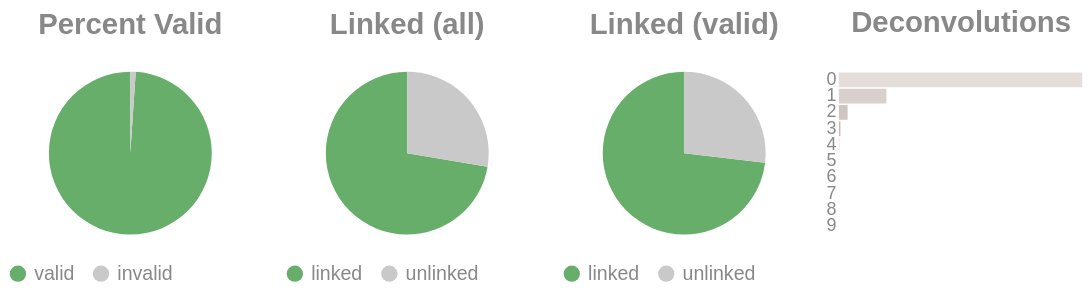

Here is the notebook cell this chart was saved with:
### Code cell
if SKIPLR:
    pass
else:
    clash = Counter()
    for i in valids['molecule'].to_list():
        _mol = i.split("-")
        if len(_mol) == 1:
            clash.update('0')
        else:
            clash.update(_mol[-1])

    _d = {"deconvolutions": [], 'count': []}
    for k,v in clash.items():
        _d['deconvolutions'].append(k)
        _d['count'].append(v)

    tot_valid = valids['reads'].sum()
    mask = valids['reads'] >= 2
    n_linked_reads = valids.filter(mask)['reads'].sum()
    if n_linked_reads == 0:
        print_html("No linked molecules (>=2 reads) were detected; skipping linked-only distributions.")
        SKIPLR = True
    else:
        perc_valid = round(tot_valid / n_reads, 4)
        linked_perc_abs = round(n_linked_reads / n_reads, 4)
        linked_perc = round(n_linked_reads / tot_valid, 4)

    _valid = pl.DataFrame({"valids": ['valid', 'invalid'], "count": [tot_valid, n_reads - tot_valid]})
    _linked_abs = pl.DataFrame({"linked (absolute)": ['linked', 'unlinked'], "count": [n_linked_reads, n_reads - n_linked_reads]})
    _linked_rel = pl.DataFrame({"linked (valids)": ['linked', 'unlinked'], "count": [n_linked_reads, tot_valid - n_linked_reads]})

    (
        alt.hconcat(
            piechart(_valid, goodval = 'valid', title = "Percent Valid"),
            piechart(_linked_abs, goodval = "linked", title =  "Linked (all)"),
            piechart(_linked_rel, goodval = "linked", title =  "Linked (valid)"),
            convolutionbar(pl.DataFrame(_d), title = "Deconvolutions"),
            center = True,
            bounds = 'flush'
        )
        .resolve_scale(color='independent')
        .resolve_legend('independent')
        .properties(usermeta={'embedOptions': {"actions": False}})
    ).display()

### Figure 1 — Vega-Lite specification as saved in the notebook (floating-point values rounded to 4 significant figures)
{"width": "container", "height": 400, "config": {"title": {"anchor": "start", "dy": -15, "fontSize": 18, "color": "#888888", "subtitleColor": "#888888", "subtitleFontSize": 14}, "arc": {"fill": "#0072B2"}, "axis": {"domainColor": "#888888", "domainWidth": 0.5, "gridWidth": 0.2, "grid": false, "titleFontWeight": 400, "titleFontSize": 15, "labelFontSize": 11, "labelColor": "#888888", "tickColor": "#888888", "tickWidth": 0.2, "titleColor": "#888888"}, "axisBand": {"grid": false}, "axisX": {"grid": true, "tickSize": 10, "domainCap": "round"}, "axisY": {"domain": false, "grid": true, "tickSize": 0, "domainCap": "round"}, "background": "transparent", "header": {"labelFontSize": 15, "labelColor": "#888888", "titleFontSize": 15, "titleFontWeight": 600, "titleColor": "#888888"}, "legend": {"labelFont": "sans-serif", "labelFontSize": 12, "labelColor": "#888888", "symbolSize": 100, "symbolType": "circle", "titleFontSize": 12, "titlePadding": 10, "titleColor": "#888888", "title": null}, "range": {"category": ["#E69F00", "#56B4E9", "#009E73", "#F0E442", "#0072B2", "#D55E00", "#CC79A7", "#000000"], "diverging": ["#cfe8f3", "#a2d4ec", "#73bfe2", "#46abdb", "#1696d2", "#12719e"]}, "area": {"fill": "#0072B2", "fillOpacity": 0.7, "line": true, "strokeOpacity": 0.7}, "line": {"color": "#0072B2", "stroke": "#0072B2", "strokeWidth": 2}, "trail": {"color": "#0072B2", "stroke": "#0072B2", "strokeWidth": 0, "size": 1}, "point": {"filled": true, "fillOpacity": 1.0, "size": 95}, "text": {"color": "#888888", "fontSize": 11, "align": "right", "fontWeight": 400, "size": 11}, "bar": {"fill": "#0072B2", "stroke": null}, "view": {"stroke": null, "continuousWidth": 660, "continuousHeight": 400}}, "hconcat": [{"data": {"name": "data-9c7bd2b97660702e9145c3d5da005136"}, "mark": {"type": "arc"}, "encoding": {"color": {"field": "valids", "legend": {"orient": "bottom", "title": null}, "scale": {"domain": ["valid", "invalid"], "range": ["#68ae6b", "#C9C9C9"]}, "title": "Valids", "type": "nominal"}, "theta": {"field": "count", "type": "quantitative"}, "tooltip": [{"field": "valids", "title": "Valids", "type": "ordinal"}, {"field": "percent", "format": ".2%", "title": "Percent", "type": "quantitative"}, {"field": "count", "title": "Count", "type": "quantitative"}]}, "height": 100, "title": {"text": "Percent Valid", "align": "center", "anchor": "middle"}, "transform": [{"calculate": "datum.count / 2415279", "as": "percent"}], "width": 150}, {"data": {"name": "data-4e457f6325c50052f8d76bc57568dc6c"}, "mark": {"type": "arc"}, "encoding": {"color": {"field": "linked (absolute)", "legend": {"orient": "bottom", "title": null}, "scale": {"domain": ["linked", "unlinked"], "range": ["#68ae6b", "#C9C9C9"]}, "title": "Linked (Absolute)", "type": "nominal"}, "theta": {"field": "count", "type": "quantitative"}, "tooltip": [{"field": "linked (absolute)", "title": "Linked (Absolute)", "type": "ordinal"}, {"field": "percent", "format": ".2%", "title": "Percent", "type": "quantitative"}, {"field": "count", "title": "Count", "type": "quantitative"}]}, "height": 100, "title": {"text": "Linked (all)", "align": "center", "anchor": "middle"}, "transform": [{"calculate": "datum.count / 2415279", "as": "percent"}], "width": 150}, {"data": {"name": "data-613da55e9c69994e3881852d21427521"}, "mark": {"type": "arc"}, "encoding": {"color": {"field": "linked (valids)", "legend": {"orient": "bottom", "title": null}, "scale": {"domain": ["linked", "unlinked"], "range": ["#68ae6b", "#C9C9C9"]}, "title": "Linked (Valids)", "type": "nominal"}, "theta": {"field": "count", "type": "quantitative"}, "tooltip": [{"field": "linked (valids)", "title": "Linked (Valids)", "type": "ordinal"}, {"field": "percent", "format": ".2%", "title": "Percent", "type": "quantitative"}, {"field": "count", "title": "Count", "type": "quantitative"}]}, "height": 100, "title": {"text": "Linked (valid)", "align": "center", "anchor": "middle"}, "transform": [{"calculate": "datum.count / 2389644", "as": "percent"}], "width": 150}, {"data": {"name": "data-561c4a81d7f3da7210bc52f5510ea116"}, "mark": {"type": "bar"}, "encoding": {"color": {"field": "deconvolutions", "legend": null, "scale": {"scheme": "lightgreyred"}, "type": "nominal"}, "tooltip": [{"field": "deconvolutions", "title": "Deconvolutions", "type": "ordinal"}, {"field": "percent", "format": ".2%", "title": "Percent", "type": "quantitative"}, {"field": "count", "title": "Count", "type": "quantitative"}], "x": {"axis": null, "field": "count", "type": "quantitative"}, "y": {"field": "deconvolutions", "sort": "ascending", "title": null, "type": "nominal"}}, "height": 100, "title": {"text": "Deconvolutions", "align": "center", "anchor": "middle"}, "transform": [{"calculate": "datum.count / 1109514", "as": "percent"}], "width": 150}], "bounds": "flush", "center": true, "resolve": {"legend": {"angle": "independent"}, "scale": {"color": "independent"}}, "usermeta": {"embedOptions": {"actions": false}}, "$schema": "https://vega.github.io/schema/vega-lite/v6.4.1.json", "datasets": {"data-9c7bd2b97660702e9145c3d5da005136": [{"valids": "valid", "count": 2389644}, {"valids": "invalid", "count": 25635}], "data-4e457f6325c50052f8d76bc57568dc6c": [{"linked (absolute)": "linked", "count": 1747445}, {"linked (absolute)": "unlinked", "count": 667834}], "data-613da55e9c69994e3881852d21427521": [{"linked (valids)": "linked", "count": 1747445}, {"linked (valids)": "unlinked", "count": 642199}], "data-561c4a81d7f3da7210bc52f5510ea116": [{"deconvolutions": "0", "count": 895953}, {"deconvolutions": "1", "count": 174963}, {"deconvolutions": "2", "count": 32025}, {"deconvolutions": "3", "count": 5445}, {"deconvolutions": "4", "count": 927}, {"deconvolutions": "5", "count": 161}, {"deconvolutions": "6", "count": 29}, {"deconvolutions": "7", "count": 8}, {"deconvolutions": "8", "count": 2}, {"deconvolutions": "9", "count": 1}]}}
